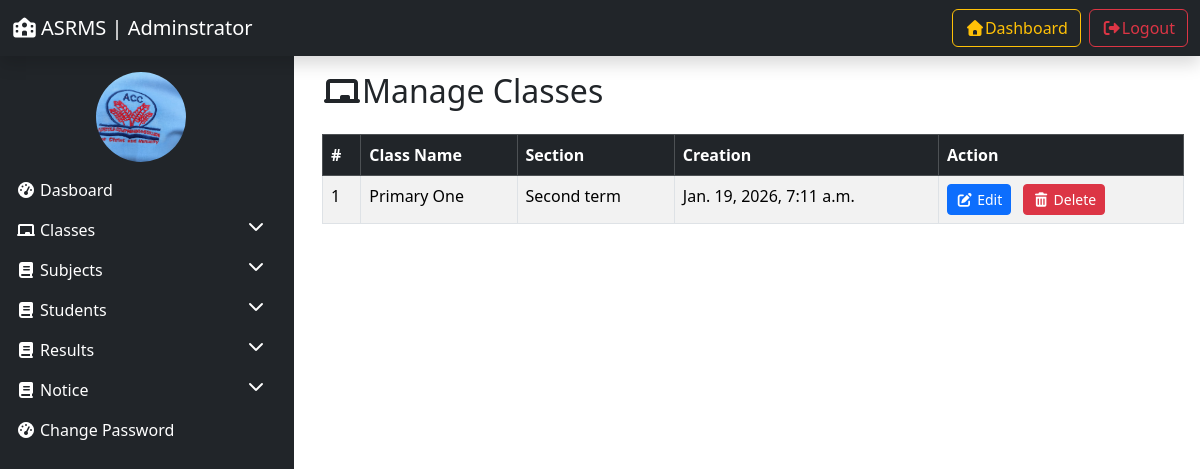
The page /manage_classes/ (signed in) on the database as committed earlier.
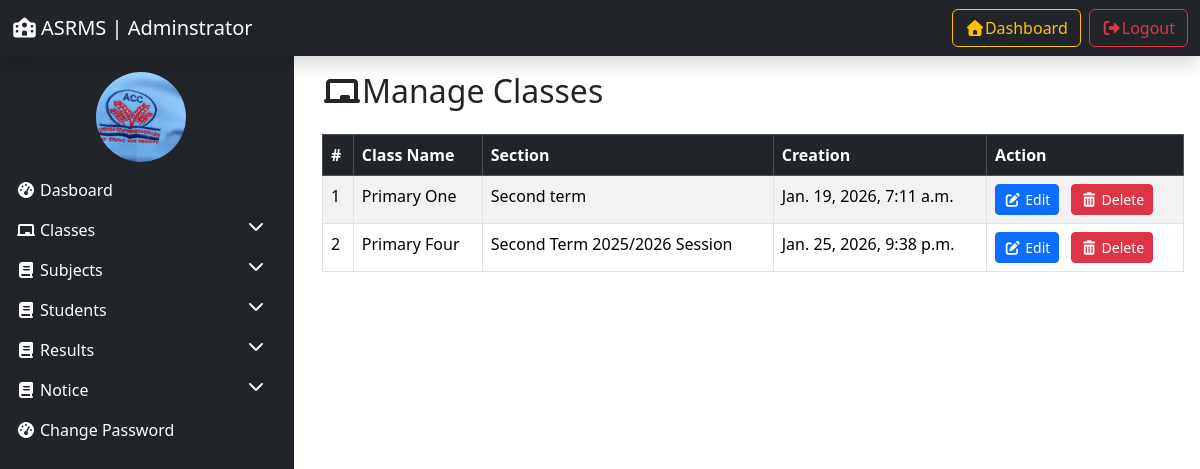
The same page on the database as committed later.
### resultManager/models.py (models this page shows, shortened)
class Class(models.Model):
    class_name = models.CharField(max_length=100)
    section = models.CharField(max_length=20)
    creation_date = models.DateTimeField(auto_now_add=True)
    updation_date = models.DateTimeField(auto_now=True)

### resultManager/views.py (the view, shortened to what this page needs)
# urls.py: path('manage_classes/', manage_classes, name='manage_classes'),
@login_required(login_url='admin_login')
def manage_classes(request):
    classes = Class.objects.all()
    return render(request, 'manage_classes.html', locals())

### resultManager/templates/manage_classes.html (shortened to what this page needs)
{% extends 'admin_base.html' %} {% load static %} {% block content %}
<div class="container">
  <h2 class="mb-4"><i class="fas fa-chalkboard"></i>Manage Classes</h2>
  <table class="table table-striped table-bordered">
    <thead class="table-dark">
      <tr>
        <th scope="col">#</th>
        <th scope="col">Class Name</th>
        <th scope="col">Section</th>
        <th scope="col">Creation</th>
        <th scope="col">Action</th>
      </tr>
    </thead>
    <tbody>
      {% for class in classes %}
      <tr>
        <td scope="col">{{forloop.counter}}</td>
        <td scope="col">{{class.class_name}}</td>
        <td scope="col">{{class.section}}</td>
        <td scope="col">{{class.creation_date}}</td>
        <td scope="col">
          <a
            href="{% url 'edit_class' class.id %}"
            class="btn btn-sm btn-primary me-2"
            ><i class="fas fa-edit"></i> Edit</a
          >
          <a
            href="?delete={{class.id}}"
            class="btn btn-sm btn-danger"
            onclick="return confirm('Are you sure you want to delete this class?');"
            ><i class="fas fa-trash-alt"></i> Delete</a
          >
        </td>
      </tr>
      {% empty %}
      <tr>
        <td colspan="6" class="text-center">No classes available.</td>
        {% endfor %}
    </tbody>
  </table>
</div>
{% endblock %}

Rows that differ between the two databases and show on the page:
added Class: class_name "Primary Four", section "Second Term 2025/2026 Session", creation_date "Jan. 25, 2026, 9:38 p.m."
